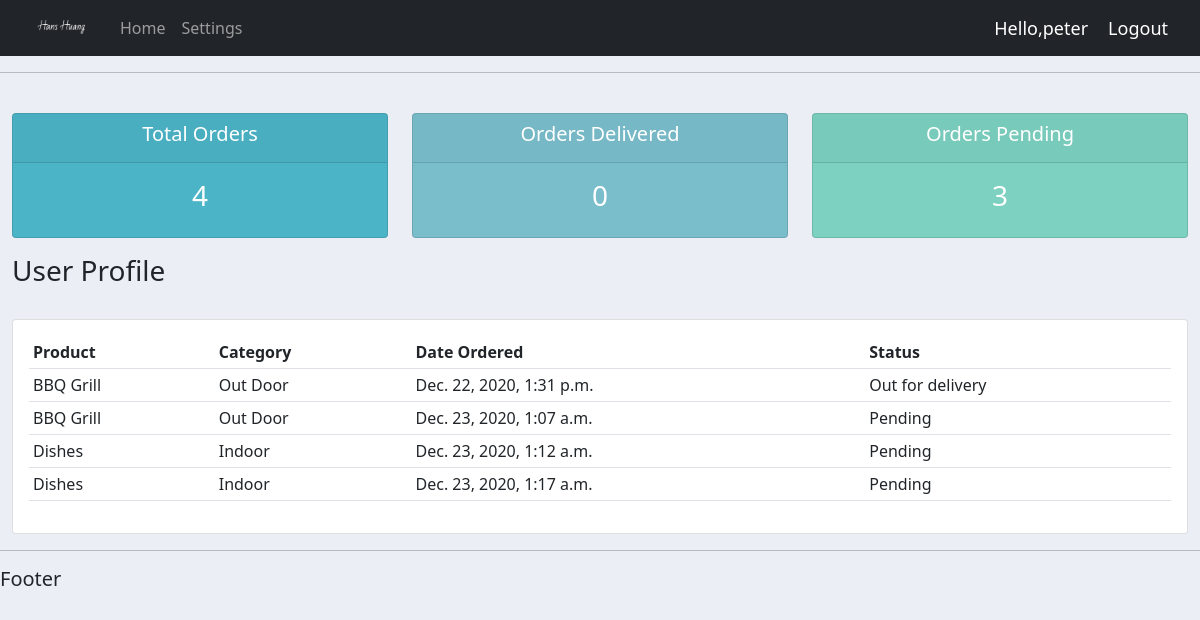
Page /user/ (signed in) on the committed database.
### accounts/models.py (models this page shows, shortened)
class Order(models.Model):
    STATUS = (
        ('Pending', 'Pending'),
        ('Out for delivery', 'Out for delivery'),
        ('Delivered', 'Delivered'),
    )
    customer = models.ForeignKey(Customer, null=True, on_delete=models.SET_NULL)
    product = models.ForeignKey(Product, null=True, on_delete=models.SET_NULL)
    date_created = models.DateTimeField(auto_now_add=True, null=True)
    status = models.CharField(max_length=200, null=True, choices=STATUS)

class Product(models.Model):
    CATEGORY = (
        ('Indoor', 'Indoor'),
        ('Out Door', 'Out Door'),
    )
    name = models.CharField(max_length=200, null=True)
    price = models.FloatField(null=True)
    category = models.CharField(max_length=200, null=True, choices=CATEGORY)
    description = models.CharField(max_length=200, null=True, blank=True)
    date_created = models.DateTimeField(auto_now_add=True, null=True)
    tags = models.ManyToManyField(Tag)
    def __str__(self):
        return self.name

### accounts/decorators.py (the view)
        def wrapper_func(request, *args, **kwargs):
            group = None
            if request.user.groups.exists():
                group = request.user.groups.all()[0].name
            if group in allowed_roles:
                return view_func(request, *args, **kwargs)
            else:
                return HttpResponse("You are not authorized to view this page")

### accounts/views.py (called while the page is built)
@login_required(login_url='login')
@allowed_user(allowed_roles=['customer'])
def user_page(request):
    orders = request.user.customer.order_set.all()
    total_orders = orders.count()
    delivered = orders.filter(status='Delivered').count()
    pending = orders.filter(status='Pending').count()
    context = {
        'orders': orders,
        'total_orders': total_orders,
        'delivered': delivered,
        'pending': pending,
    }
    return render(request, 'accounts/user.html', context)

### accounts/templates/accounts/user.html
{% extends 'base.html' %}
{% block content %}
    {% include 'accounts/status.html' %}
    <h3>User Profile</h3>
    <br>
    <div class="row">
        <div class="col-md">
            <div class="card card-body">
                <table class="table table-sm">
                    <tr>
                        <th>Product</th>
                        <th>Category</th>
                        <th>Date Ordered</th>
                        <th>Status</th>
                    </tr>
                    {% for order in orders %}
                        <tr>
                            <td>{{ order.product }}</td>
                            <td>{{ order.product.category }}</td>
                            <td>{{ order.date_created }}</td>
                            <td>{{ order.status }}</td>
                        </tr>
                    {% endfor %}
                </table>
            </div>
        </div>
    </div>
{% endblock %}

### accounts/templates/navbar.html (shortened to what this page needs)
{% load static %}
<nav class="navbar navbar-expand-lg navbar-dark bg-dark">
    <div class="container-fluid">
        <img src="{% static 'images/signature.png' %}" height="30">
        <div class="collapse navbar-collapse" id="navbarNav">
            <ul class="navbar-nav">
                {% if request.user.is_staff %}
                    <li class="nav-item">
                        <a class="nav-link active" aria-current="page" href="{% url 'home' %}">Dashboard</a>
                    </li>
                    <li class="nav-item">
                        <a class="nav-link" href="{% url 'products' %}">Products</a>
                    </li>
                {% else %}
                    <li class="nav-item">
                        <a class="nav-link" href="{% url 'user-page' %}">Home</a>
                    </li>
                    <li class="nav-item">
                        <a class="nav-link" href="{% url 'account' %}">Settings</a>
                    </li>
                {% endif %}
            </ul>
        </div>
        <span class="hello-msg">Hello,{{ request.user }}</span>
        <span><a class="hello-msg" style="text-decoration: none" href="{% url 'logout' %}">Logout</a> </span>
    </div>
</nav>

### static/css/main.css (style rules this page uses)
body { background-color: #ebeff5; }

### accounts/templates/navbar.html (style rules this page uses)
.hello-msg { font-size: 18px; color: white; margin-right: 20px; }

### rows in the picture
Order: product "BBQ Grill", product.category "Out Door", date_created "Dec. 22, 2020, 1:31 p.m.", status "Out for delivery"
Order: product "BBQ Grill", product.category "Out Door", date_created "Dec. 23, 2020, 1:07 a.m.", status "Pending"
Order: product "Dishes", product.category "Indoor", date_created "Dec. 23, 2020, 1:12 a.m.", status "Pending"
Order: product "Dishes", product.category "Indoor", date_created "Dec. 23, 2020, 1:17 a.m.", status "Pending"

### other values in the picture
{{ request.user }} "peter"
{{ total_orders }} "4"
{{ delivered }} "0"
{{ pending }} "3"
